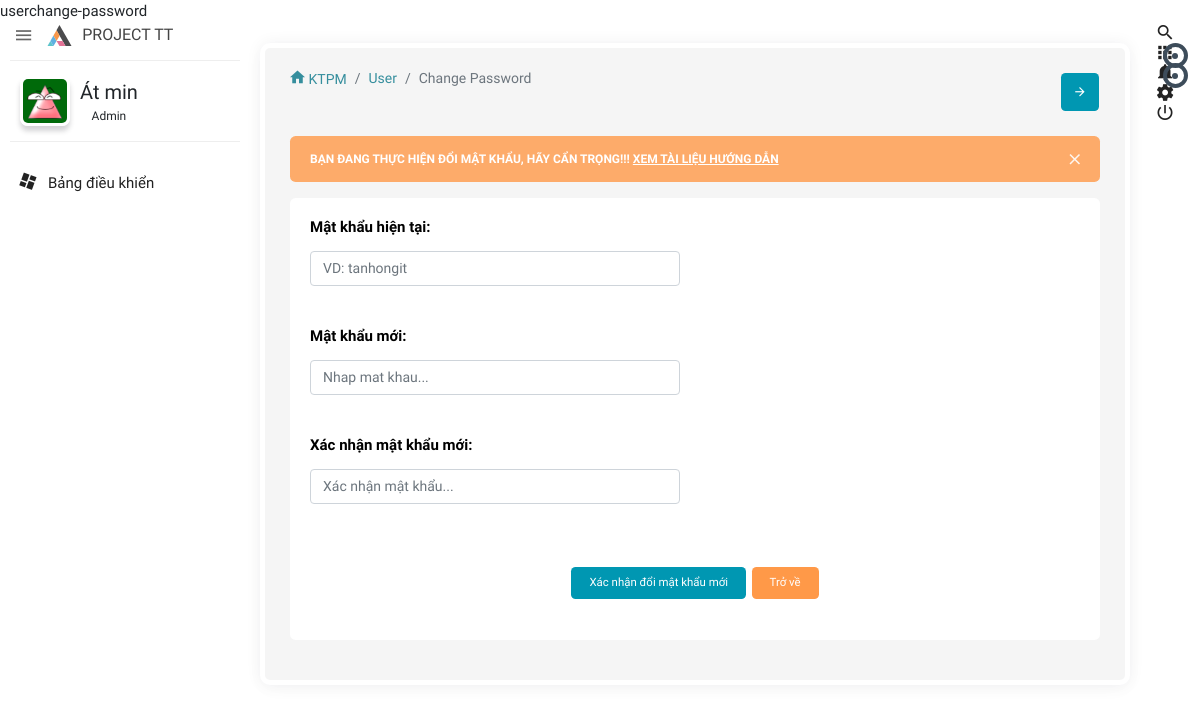
The page /admin.php?controller=user&action=change-password&user_id=1040 (signed in) on the database its author committed.
### tables this page shows
CREATE TABLE `users` (
  `id` int(11) NOT NULL,
  `user_username` varchar(50) DEFAULT NULL,
  `user_password` varchar(100) DEFAULT NULL,
  `user_name` varchar(255) DEFAULT NULL,
  `role_id` int(11) NOT NULL DEFAULT 0,
  `user_avatar` varchar(550) DEFAULT 'author-auto.png',
  `user_email` varchar(255) DEFAULT NULL,
  `user_phone` varchar(20) DEFAULT NULL,
  `user_address` varchar(200) DEFAULT NULL,
  `createDate` datetime DEFAULT NULL,
  `verified` int(11) NOT NULL DEFAULT 0,
  `verificationCode` varchar(500) DEFAULT NULL,
  `editTime` datetime DEFAULT NULL
);

### admin/controllers/user/change-password.php (called while the page is built, shortened)
<?php
global $user_nav;
$login_user = get_a_record('users', $user_nav);
require('admin/views/user/change-password.php');

### lib/config/database.php (called while the page is built, shortened)
<?php
if (isset($_SESSION['user'])) {
    $user_nav = $_SESSION['user']['id'];
}

### lib/model.php (called while the page is built, shortened)
<?php
require('config/database.php');
function get_a_record($table, $id, $select = '*')
{
    $id = intval($id);
    global $linkconnectDB;
    $sql = "SELECT $select FROM `$table` WHERE id=$id";
    $query = mysqli_query($linkconnectDB, $sql) or die(mysqli_error($linkconnectDB));
    $data = NULL;
    if (mysqli_num_rows($query) > 0) {
        $data = mysqli_fetch_assoc($query);
    }
    return $data;
}

### admin/views/shared/leftnavbar.php (the view, shortened to what this page needs)
<aside id="leftsidebar" class="sidebar">
    <div class="navbar-brand">
        <button class="btn-menu ls-toggle-btn" type="button"><i class="zmdi zmdi-menu"></i></button>
        <a href="index.php"><img src="admin/themes/images/logo.svg" width="25" alt="Aero"><span class="m-l-10">PROJECT TT</span></a>
    </div>
    <div class="menu">
        <ul class="list">
            <li>
                <div class="user-info">
                    <a class="image" href="admin.php?controller=user&action=info&user_id=<?= $user_nav ?>"><img src="public/upload/images/<?= $user_info_nav['user_avatar'] ?>" alt="User"></a>
                    <div class="detail">
                        <h4><?= $user_info_nav['user_name'] ?></h4>
                        <small><?php if ($user_info_nav['role_id'] == 1) echo 'Admin';
                                elseif ($user_info_nav['role_id'] == 2) echo 'Moderator';
                                else echo "User"; ?></small>
                    </div>
                </div>
            </li>
            <li <?php if (isset($home_nav)) echo $home_nav; ?>><a href="admin.php"><i class="zmdi zmdi-view-dashboard"></i><span>Bảng điều khiển</span></a></li>
        </ul>
    </div>
</aside>

### rows shown on the page
users: user_avatar (picture), user_name "Át min"

### other values the page prints
$action "change-password"
